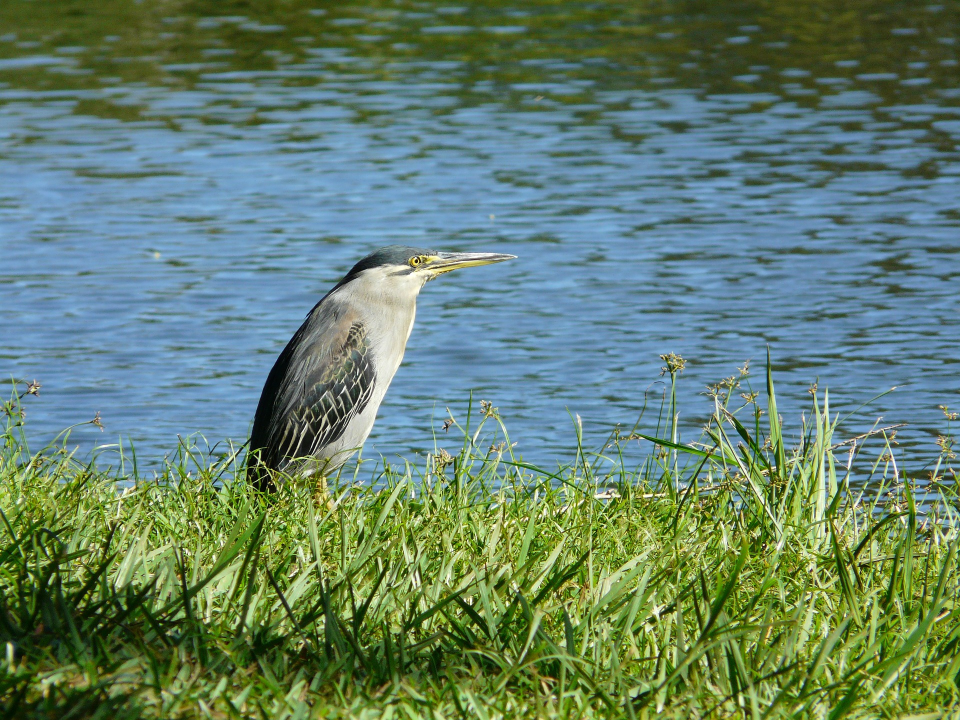
#> input picture bird.jpg, 1920 x 1440 px (shown at 1/2 size)
$ jupyter execute --allow-errors 5_cnn_basic_kernels.ipynb   (shell and % lines are left out)
#> lines starting #> are read from the running program, lines starting #| are printed output that depends on the picture
CONVOLUTION 1D with PYTHON

[cell 1]
import numpy as np

[cell 2]
h = [2,1,0]
x = [3,4,5]

y = np.convolve(x,h)
print(y)

[cell 3]
#zero padding
x = [6, 2]
h = [1, 2, 5, 4]

y = np.convolve(x, h, "full")
y

[cell 4]
#no padding
x = [6, 2]
h = [1, 2, 5, 4]

y = np.convolve(x, h, "valid")
y

CONV2D

[cell 5]
from scipy import signal as sg

I= [[255,   7,  3],
    [212, 240,  4],
    [218, 216, 230],]

g= [[-1, 1]]

print('Without zero padding \n')
print('{0} \n'.format(sg.convolve( I, g, 'valid')))

print('With zero padding \n')
print(sg.convolve( I, g))

[cell 6]
from scipy import signal as sg

I= [[255,   7,  3],
    [212, 240,  4],
    [218, 216, 230],]

g= [[-1,  1],
    [ 2,  3],]

print ('With zero padding \n')
print ('{0} \n'.format(sg.convolve( I, g, 'full')))
# The output is the full discrete linear convolution of the inputs.
# It will use zero to complete the input matrix

print ('With zero padding_same_ \n')
print ('{0} \n'.format(sg.convolve( I, g, 'same')))
# The output is the full discrete linear convolution of the inputs.
# It will use zero to complete the input matrix


print ('Without zero padding \n')
print (sg.convolve( I, g, 'valid'))
# The 'valid' argument states that the output consists only of those elements
#that do not rely on the zero-padding.

Numpy is great because it has high optimized matrix operations implemented in a backend using C/C++. However, if our goal is to work with DeepLearning, we need much more. TensorFlow does the same work, but instead of returning to Python everytime, it creates all the operations in the form of graphs and execute them once with the highly optimized backend.

[cell 7]
import tensorflow as tf
from IPython.display import Markdown, display

def printmd(string):
    display(Markdown('# <span style="color:red">'+string+'</span>'))

#> (a cell that did not finish here is left out)

[cell 9]
#download bird mf
#!wget --quiet https://ibm.box.com/shared/static/cn7yt7z10j8rx6um1v9seagpgmzzxnlz.jpg --output-document bird.jpg

[cell 10]
import numpy as np
from scipy import signal
from scipy import misc
import matplotlib.pyplot as plt
from PIL import Image

[cell 11]
import cv2
im = Image.open('bird.jpg')
#> im is the input picture: PIL image 1920x1440 RGB; mean R, G, B 100.1, 128.3, 107.8

img = cv2.imread('bird.jpg')
img = cv2.cvtColor(img, cv2.COLOR_BGR2RGB)

[cell 12]
plt.imshow(img)
#> (this line was passed over: IPython is not available in this run)

[cell 13]
image_gr = im.convert("L") # convert("L") translate color images into black and white
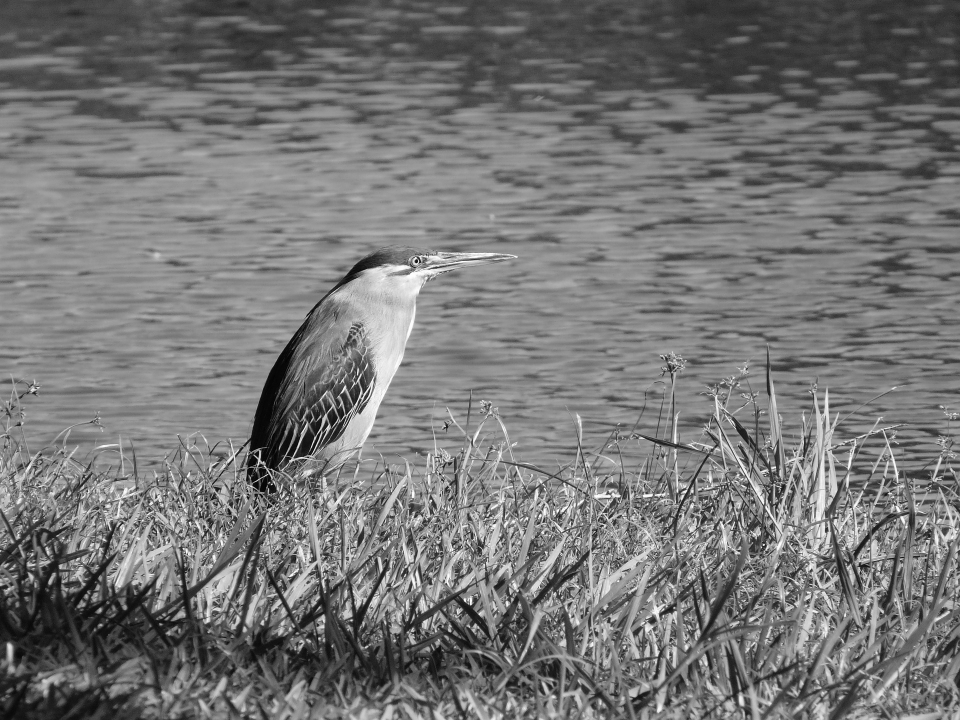
#> image_gr: PIL image 1920x1440 L (shown at 1/2 size); min 0, max 255, mean 117.5

[cell 14]
# print(image_gr)
arr = np.asarray(image_gr)

### Plot image
#> (the rest of this cell did not finish here and is left out)

#> (a cell that did not finish here is left out)

[cell 16]
kernel = np.array([[ 0, 1, 0],
                   [ 1,-4, 1],
                   [ 0, 1, 0],])

grad = signal.convolve2d(arr, kernel, mode='same', boundary='symm')
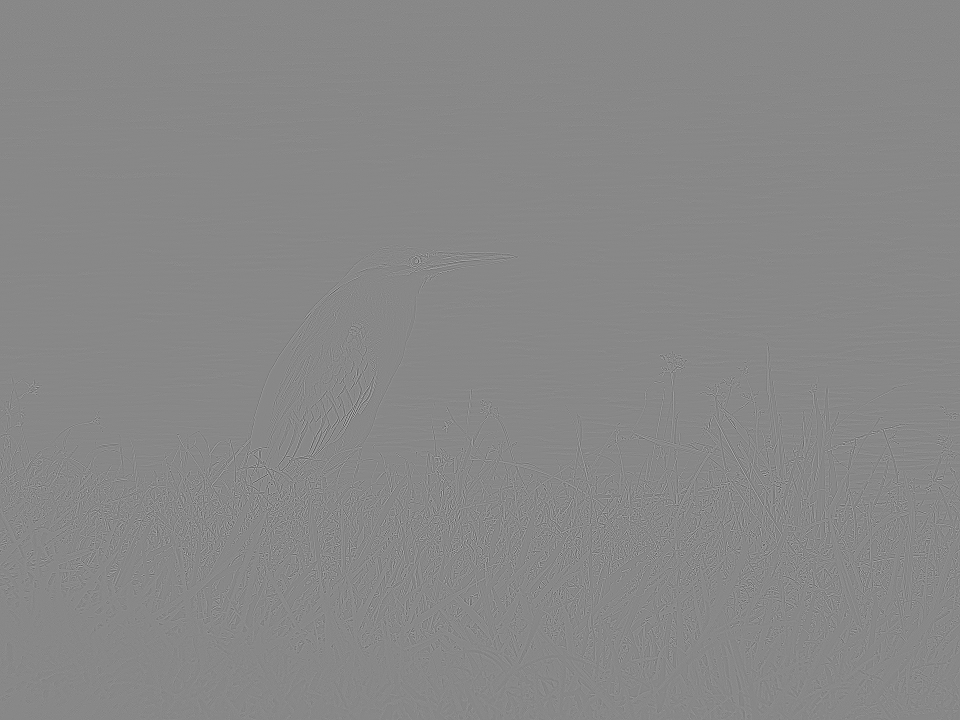
#> grad: shape (1440, 1920) int64 (shown at 1/2 size); min -468, max 409, mean 0; drawn with min black and max white

[cell 17]
print('GRADIENT MAGNITUDE - Feature map')

#> (the rest of this cell did not finish here and is left out)

[cell 18]
type(grad)

[cell 19]
grad_biases = np.absolute(grad) + 100
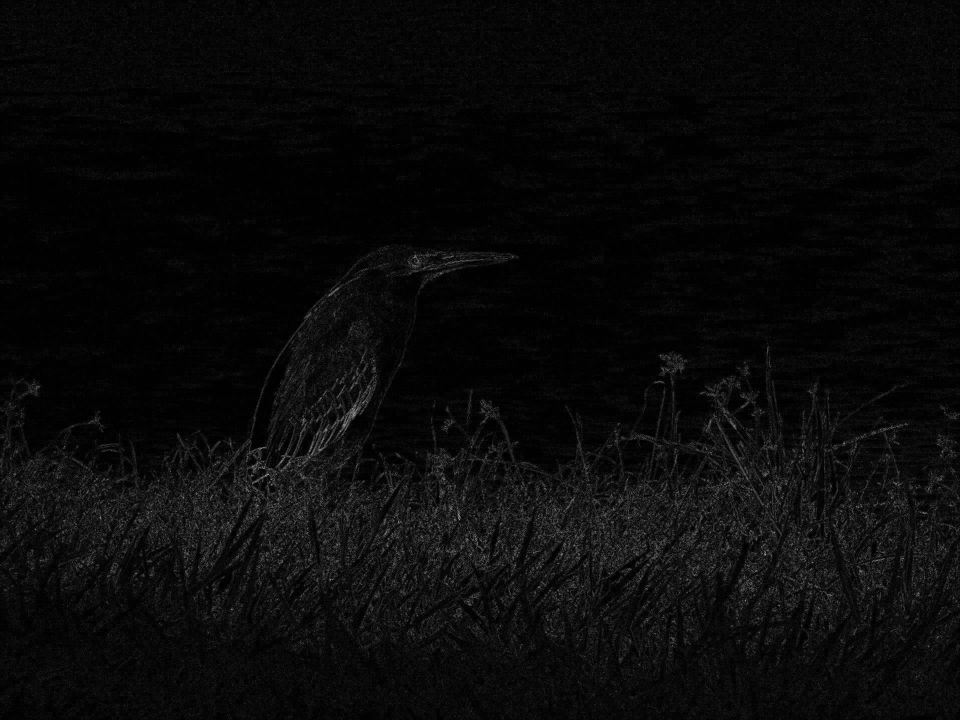
#> grad_biases: shape (1440, 1920) int64 (shown at 1/2 size); min 100, max 568, mean 119; drawn with min black and max white
grad_biases[grad_biases > 255] = 255
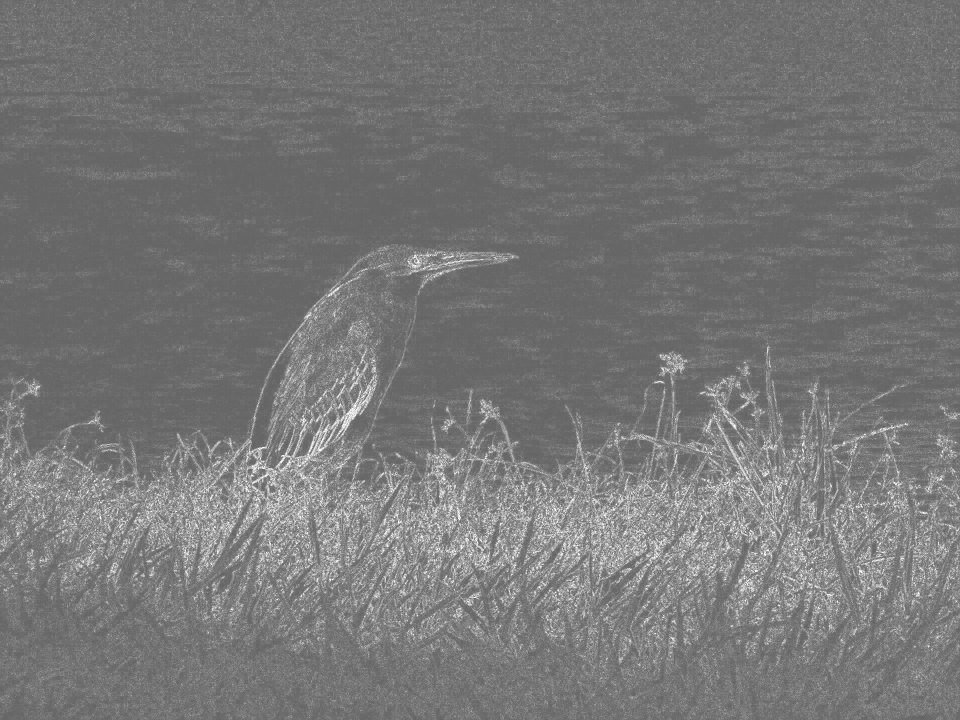
#> grad_biases: shape (1440, 1920) int64 (shown at 1/2 size); min 100, max 255, mean 118.8

[cell 20]
print('GRADIENT MAGNITUDE - Feature map')

#> (the rest of this cell did not finish here and is left out)

[cell 21]
im = Image.open('num3.jpg')
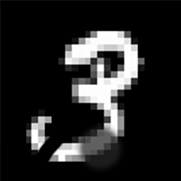
#> input picture num3.jpg, 181 x 181 px
#> im is the input picture: PIL image 181x181 RGB; mean R, G, B 35.5, 35.5, 35.5
image_gr = im.convert("L")
#> image_gr: PIL image 181x181 L

# convert image to a matrix with values from 0 to 255 (uint8)
arr = np.asarray(image_gr)

### Plot image
#> (the rest of this cell did not finish here and is left out)

#> (a cell that did not finish here is left out)

[cell 23]
kernel = np.array([
                        [ 0, 1, 0],
                        [ 1,-4, 1],
                        [ 0, 1, 0],
                                     ])

grad = signal.convolve2d(arr, kernel, mode='same', boundary='symm')
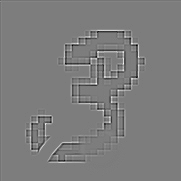
#> grad: shape (181, 181) int64; min -209, max 217, mean 0; drawn with min black and max white

print('GRADIENT MAGNITUDE - Feature map')

#> (the rest of this cell did not finish here and is left out)
